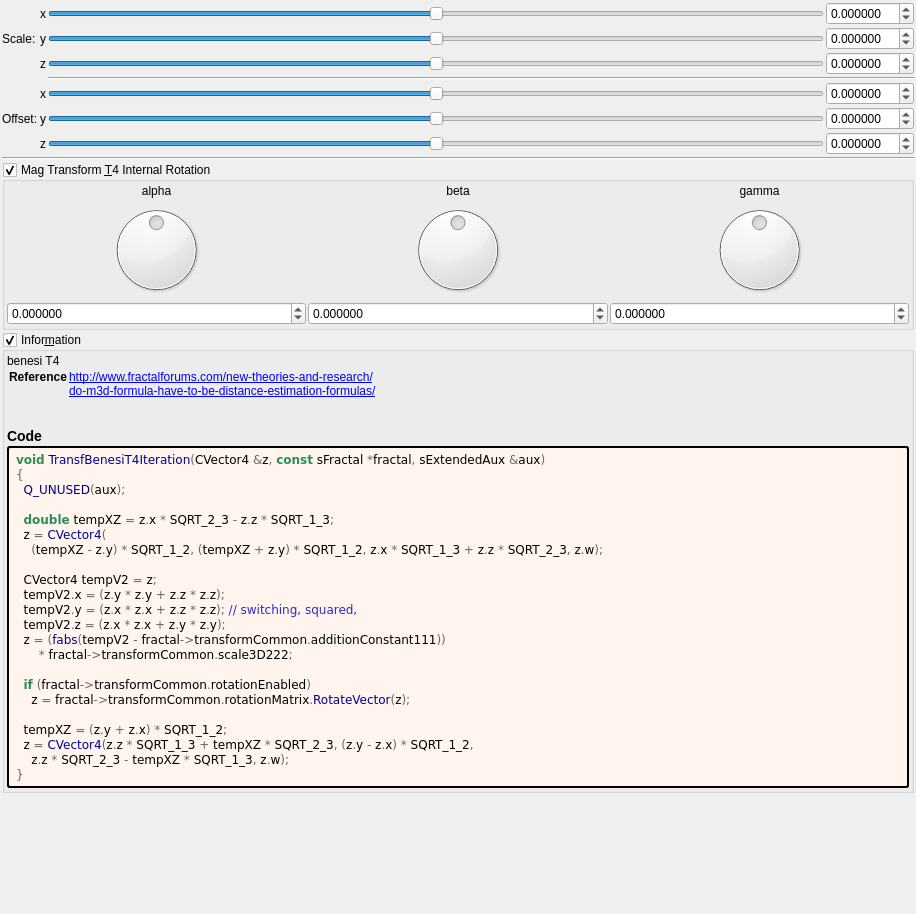
<?xml version="1.0" encoding="UTF-8"?>
<ui version="4.0">
 <class>transf_benesi_t4</class>
 <widget class="QWidget" name="Form">
  <property name="geometry">
   <rect>
    <x>0</x>
    <y>0</y>
    <width>916</width>
    <height>914</height>
   </rect>
  </property>
  <property name="windowTitle">
   <string notr="true">transf_benesi_t4</string>
  </property>
  <layout class="QVBoxLayout" name="verticalLayout">
   <property name="spacing">
    <number>2</number>
   </property>
   <property name="leftMargin">
    <number>2</number>
   </property>
   <property name="topMargin">
    <number>2</number>
   </property>
   <property name="rightMargin">
    <number>2</number>
   </property>
   <property name="bottomMargin">
    <number>2</number>
   </property>
   <item>
    <layout class="QGridLayout" name="gridLayout_63">
     <property name="spacing">
      <number>2</number>
     </property>
     <item row="4" column="4">
      <widget class="MyDoubleSpinBox" name="spinbox3_transf_addition_constant_111_x">
       <property name="sizePolicy">
        <sizepolicy hsizetype="Minimum" vsizetype="Maximum">
         <horstretch>0</horstretch>
         <verstretch>0</verstretch>
        </sizepolicy>
       </property>
       <property name="prefix">
        <string/>
       </property>
       <property name="suffix">
        <string/>
       </property>
       <property name="decimals">
        <number>6</number>
       </property>
       <property name="minimum">
        <double>-99.989999999999995</double>
       </property>
       <property name="maximum">
        <double>99.989999999999995</double>
       </property>
       <property name="singleStep">
        <double>0.100000000000000</double>
       </property>
      </widget>
     </item>
     <item row="1" column="3">
      <widget class="QSlider" name="slider3_transf_scale3D_222_y">
       <property name="sizePolicy">
        <sizepolicy hsizetype="Expanding" vsizetype="Maximum">
         <horstretch>0</horstretch>
         <verstretch>0</verstretch>
        </sizepolicy>
       </property>
       <property name="minimum">
        <number>-5000000</number>
       </property>
       <property name="maximum">
        <number>5000000</number>
       </property>
       <property name="singleStep">
        <number>1</number>
       </property>
       <property name="orientation">
        <enum>Qt::Horizontal</enum>
       </property>
      </widget>
     </item>
     <item row="1" column="2">
      <widget class="QLabel" name="label_254">
       <property name="text">
        <string notr="true">y</string>
       </property>
      </widget>
     </item>
     <item row="4" column="3">
      <widget class="QSlider" name="slider3_transf_addition_constant_111_x">
       <property name="sizePolicy">
        <sizepolicy hsizetype="Preferred" vsizetype="Preferred">
         <horstretch>0</horstretch>
         <verstretch>0</verstretch>
        </sizepolicy>
       </property>
       <property name="minimum">
        <number>-5000000</number>
       </property>
       <property name="maximum">
        <number>5000000</number>
       </property>
       <property name="singleStep">
        <number>1</number>
       </property>
       <property name="orientation">
        <enum>Qt::Horizontal</enum>
       </property>
      </widget>
     </item>
     <item row="2" column="4">
      <widget class="MyDoubleSpinBox" name="spinbox3_transf_scale3D_222_z">
       <property name="sizePolicy">
        <sizepolicy hsizetype="Minimum" vsizetype="Maximum">
         <horstretch>0</horstretch>
         <verstretch>0</verstretch>
        </sizepolicy>
       </property>
       <property name="prefix">
        <string/>
       </property>
       <property name="suffix">
        <string/>
       </property>
       <property name="decimals">
        <number>6</number>
       </property>
       <property name="minimum">
        <double>-99.989999999999995</double>
       </property>
       <property name="maximum">
        <double>99.989999999999995</double>
       </property>
       <property name="singleStep">
        <double>0.100000000000000</double>
       </property>
      </widget>
     </item>
     <item row="5" column="3">
      <widget class="QSlider" name="slider3_transf_addition_constant_111_y">
       <property name="sizePolicy">
        <sizepolicy hsizetype="Expanding" vsizetype="Maximum">
         <horstretch>0</horstretch>
         <verstretch>0</verstretch>
        </sizepolicy>
       </property>
       <property name="minimum">
        <number>-5000000</number>
       </property>
       <property name="maximum">
        <number>5000000</number>
       </property>
       <property name="singleStep">
        <number>1</number>
       </property>
       <property name="orientation">
        <enum>Qt::Horizontal</enum>
       </property>
      </widget>
     </item>
     <item row="1" column="1">
      <widget class="QLabel" name="label_258">
       <property name="text">
        <string>Scale:</string>
       </property>
      </widget>
     </item>
     <item row="2" column="3">
      <widget class="QSlider" name="slider3_transf_scale3D_222_z">
       <property name="sizePolicy">
        <sizepolicy hsizetype="Expanding" vsizetype="Maximum">
         <horstretch>0</horstretch>
         <verstretch>0</verstretch>
        </sizepolicy>
       </property>
       <property name="minimum">
        <number>-5000000</number>
       </property>
       <property name="maximum">
        <number>5000000</number>
       </property>
       <property name="singleStep">
        <number>1</number>
       </property>
       <property name="orientation">
        <enum>Qt::Horizontal</enum>
       </property>
      </widget>
     </item>
     <item row="5" column="1">
      <widget class="QLabel" name="label_255">
       <property name="text">
        <string>Offset:</string>
       </property>
      </widget>
     </item>
     <item row="2" column="2">
      <widget class="QLabel" name="label_256">
       <property name="text">
        <string notr="true">z</string>
       </property>
      </widget>
     </item>
     <item row="1" column="4">
      <widget class="MyDoubleSpinBox" name="spinbox3_transf_scale3D_222_y">
       <property name="sizePolicy">
        <sizepolicy hsizetype="Minimum" vsizetype="Maximum">
         <horstretch>0</horstretch>
         <verstretch>0</verstretch>
        </sizepolicy>
       </property>
       <property name="prefix">
        <string/>
       </property>
       <property name="suffix">
        <string/>
       </property>
       <property name="decimals">
        <number>6</number>
       </property>
       <property name="minimum">
        <double>-99.989999999999995</double>
       </property>
       <property name="maximum">
        <double>99.989999999999995</double>
       </property>
       <property name="singleStep">
        <double>0.100000000000000</double>
       </property>
      </widget>
     </item>
     <item row="0" column="4">
      <widget class="MyDoubleSpinBox" name="spinbox3_transf_scale3D_222_x">
       <property name="sizePolicy">
        <sizepolicy hsizetype="Minimum" vsizetype="Maximum">
         <horstretch>0</horstretch>
         <verstretch>0</verstretch>
        </sizepolicy>
       </property>
       <property name="prefix">
        <string/>
       </property>
       <property name="suffix">
        <string/>
       </property>
       <property name="decimals">
        <number>6</number>
       </property>
       <property name="minimum">
        <double>-99.989999999999995</double>
       </property>
       <property name="maximum">
        <double>99.989999999999995</double>
       </property>
       <property name="singleStep">
        <double>0.100000000000000</double>
       </property>
      </widget>
     </item>
     <item row="5" column="4">
      <widget class="MyDoubleSpinBox" name="spinbox3_transf_addition_constant_111_y">
       <property name="sizePolicy">
        <sizepolicy hsizetype="Minimum" vsizetype="Maximum">
         <horstretch>0</horstretch>
         <verstretch>0</verstretch>
        </sizepolicy>
       </property>
       <property name="prefix">
        <string/>
       </property>
       <property name="suffix">
        <string/>
       </property>
       <property name="decimals">
        <number>6</number>
       </property>
       <property name="minimum">
        <double>-99.989999999999995</double>
       </property>
       <property name="maximum">
        <double>99.989999999999995</double>
       </property>
       <property name="singleStep">
        <double>0.100000000000000</double>
       </property>
      </widget>
     </item>
     <item row="0" column="2">
      <widget class="QLabel" name="label_252">
       <property name="text">
        <string notr="true">x</string>
       </property>
      </widget>
     </item>
     <item row="5" column="2">
      <widget class="QLabel" name="label_260">
       <property name="text">
        <string notr="true">y</string>
       </property>
      </widget>
     </item>
     <item row="6" column="4">
      <widget class="MyDoubleSpinBox" name="spinbox3_transf_addition_constant_111_z">
       <property name="sizePolicy">
        <sizepolicy hsizetype="Minimum" vsizetype="Maximum">
         <horstretch>0</horstretch>
         <verstretch>0</verstretch>
        </sizepolicy>
       </property>
       <property name="prefix">
        <string/>
       </property>
       <property name="suffix">
        <string/>
       </property>
       <property name="decimals">
        <number>6</number>
       </property>
       <property name="minimum">
        <double>-99.989999999999995</double>
       </property>
       <property name="maximum">
        <double>99.989999999999995</double>
       </property>
       <property name="singleStep">
        <double>0.100000000000000</double>
       </property>
      </widget>
     </item>
     <item row="6" column="2">
      <widget class="QLabel" name="label_261">
       <property name="text">
        <string notr="true">z</string>
       </property>
      </widget>
     </item>
     <item row="4" column="2">
      <widget class="QLabel" name="label_259">
       <property name="text">
        <string notr="true">x</string>
       </property>
      </widget>
     </item>
     <item row="0" column="3">
      <widget class="QSlider" name="slider3_transf_scale3D_222_x">
       <property name="sizePolicy">
        <sizepolicy hsizetype="Preferred" vsizetype="Preferred">
         <horstretch>0</horstretch>
         <verstretch>0</verstretch>
        </sizepolicy>
       </property>
       <property name="minimum">
        <number>-5000000</number>
       </property>
       <property name="maximum">
        <number>5000000</number>
       </property>
       <property name="singleStep">
        <number>1</number>
       </property>
       <property name="orientation">
        <enum>Qt::Horizontal</enum>
       </property>
      </widget>
     </item>
     <item row="3" column="3" colspan="2">
      <widget class="Line" name="line_53">
       <property name="orientation">
        <enum>Qt::Horizontal</enum>
       </property>
      </widget>
     </item>
     <item row="6" column="3">
      <widget class="QSlider" name="slider3_transf_addition_constant_111_z">
       <property name="sizePolicy">
        <sizepolicy hsizetype="Expanding" vsizetype="Maximum">
         <horstretch>0</horstretch>
         <verstretch>0</verstretch>
        </sizepolicy>
       </property>
       <property name="minimum">
        <number>-5000000</number>
       </property>
       <property name="maximum">
        <number>5000000</number>
       </property>
       <property name="singleStep">
        <number>1</number>
       </property>
       <property name="orientation">
        <enum>Qt::Horizontal</enum>
       </property>
      </widget>
     </item>
    </layout>
   </item>
   <item>
    <widget class="Line" name="line_55">
     <property name="orientation">
      <enum>Qt::Horizontal</enum>
     </property>
    </widget>
   </item>
   <item>
    <widget class="MyGroupBox" name="groupCheck_transf_rotation_enabled">
     <property name="title">
      <string>Mag Transform &amp;T4 Internal Rotation</string>
     </property>
     <property name="checkable">
      <bool>true</bool>
     </property>
     <layout class="QVBoxLayout" name="verticalLayout_8" stretch="0">
      <property name="spacing">
       <number>2</number>
      </property>
      <property name="leftMargin">
       <number>2</number>
      </property>
      <property name="topMargin">
       <number>2</number>
      </property>
      <property name="rightMargin">
       <number>2</number>
      </property>
      <property name="bottomMargin">
       <number>2</number>
      </property>
      <item>
       <layout class="QGridLayout" name="gridLayout_10">
        <property name="spacing">
         <number>2</number>
        </property>
        <item row="1" column="2">
         <widget class="QLabel" name="label_36">
          <property name="text">
           <string notr="true">gamma</string>
          </property>
          <property name="alignment">
           <set>Qt::AlignCenter</set>
          </property>
         </widget>
        </item>
        <item row="1" column="1">
         <widget class="QLabel" name="label_34">
          <property name="text">
           <string notr="true">beta</string>
          </property>
          <property name="alignment">
           <set>Qt::AlignCenter</set>
          </property>
         </widget>
        </item>
        <item row="1" column="0">
         <widget class="QLabel" name="label_35">
          <property name="text">
           <string notr="true">alpha</string>
          </property>
          <property name="alignment">
           <set>Qt::AlignCenter</set>
          </property>
         </widget>
        </item>
        <item row="2" column="1">
         <widget class="QDial" name="dial3_transf_rotation_y">
          <property name="minimum">
           <number>-18000</number>
          </property>
          <property name="maximum">
           <number>18000</number>
          </property>
          <property name="wrapping">
           <bool>true</bool>
          </property>
         </widget>
        </item>
        <item row="2" column="2">
         <widget class="QDial" name="dial3_transf_rotation_z">
          <property name="minimum">
           <number>-18000</number>
          </property>
          <property name="maximum">
           <number>18000</number>
          </property>
          <property name="wrapping">
           <bool>true</bool>
          </property>
         </widget>
        </item>
        <item row="3" column="0">
         <widget class="MyDoubleSpinBox" name="spinboxd3_transf_rotation_x">
          <property name="sizePolicy">
           <sizepolicy hsizetype="Minimum" vsizetype="Maximum">
            <horstretch>0</horstretch>
            <verstretch>0</verstretch>
           </sizepolicy>
          </property>
          <property name="prefix">
           <string/>
          </property>
          <property name="suffix">
           <string/>
          </property>
          <property name="decimals">
           <number>6</number>
          </property>
          <property name="minimum">
           <double>-180.000000000000000</double>
          </property>
          <property name="maximum">
           <double>180.000000000000000</double>
          </property>
          <property name="singleStep">
           <double>1.000000000000000</double>
          </property>
         </widget>
        </item>
        <item row="2" column="0">
         <widget class="QDial" name="dial3_transf_rotation_x">
          <property name="minimum">
           <number>-18000</number>
          </property>
          <property name="maximum">
           <number>18000</number>
          </property>
          <property name="wrapping">
           <bool>true</bool>
          </property>
         </widget>
        </item>
        <item row="3" column="2">
         <widget class="MyDoubleSpinBox" name="spinboxd3_transf_rotation_z">
          <property name="sizePolicy">
           <sizepolicy hsizetype="Minimum" vsizetype="Maximum">
            <horstretch>0</horstretch>
            <verstretch>0</verstretch>
           </sizepolicy>
          </property>
          <property name="prefix">
           <string/>
          </property>
          <property name="suffix">
           <string/>
          </property>
          <property name="decimals">
           <number>6</number>
          </property>
          <property name="minimum">
           <double>-180.000000000000000</double>
          </property>
          <property name="maximum">
           <double>180.000000000000000</double>
          </property>
          <property name="singleStep">
           <double>1.000000000000000</double>
          </property>
         </widget>
        </item>
        <item row="3" column="1">
         <widget class="MyDoubleSpinBox" name="spinboxd3_transf_rotation_y">
          <property name="sizePolicy">
           <sizepolicy hsizetype="Minimum" vsizetype="Maximum">
            <horstretch>0</horstretch>
            <verstretch>0</verstretch>
           </sizepolicy>
          </property>
          <property name="prefix">
           <string/>
          </property>
          <property name="suffix">
           <string/>
          </property>
          <property name="decimals">
           <number>6</number>
          </property>
          <property name="minimum">
           <double>-180.000000000000000</double>
          </property>
          <property name="maximum">
           <double>180.000000000000000</double>
          </property>
          <property name="singleStep">
           <double>1.000000000000000</double>
          </property>
         </widget>
        </item>
       </layout>
      </item>
     </layout>
    </widget>
   </item>
   <item>
    <widget class="MyGroupBox" name="groupCheck_info">
     <property name="title">
      <string>Infor&amp;mation</string>
     </property>
     <property name="flat">
      <bool>false</bool>
     </property>
     <property name="checkable">
      <bool>true</bool>
     </property>
     <layout class="QVBoxLayout" name="verticalLayout_2">
      <property name="spacing">
       <number>2</number>
      </property>
      <property name="leftMargin">
       <number>2</number>
      </property>
      <property name="topMargin">
       <number>2</number>
      </property>
      <property name="rightMargin">
       <number>2</number>
      </property>
      <property name="bottomMargin">
       <number>2</number>
      </property>
      <item>
	   <widget class="QLabel" name="label_information_general">
	    <property name="text">
		 <string notr="true">&lt;p&gt;benesi T4&lt;/p&gt;&lt;table&gt;
&lt;tr&gt;&lt;th&gt;Reference&lt;/th&gt;&lt;td&gt;&lt;a href=&quot;http://www.fractalforums.com/new-theories-and-research/&quot;&gt;http://www.fractalforums.com/new-theories-and-research/&lt;br&gt;
&lt;a href=&quot;do-m3d-formula-have-to-be-distance-estimation-formulas/&quot;&gt;do-m3d-formula-have-to-be-distance-estimation-formulas/&lt;br&gt;
&lt;/td&gt;&lt;/tr&gt;
&lt;/table&gt;
&lt;h3&gt;Code&lt;/h3&gt;</string>
		</property>
		<property name="wordWrap">
		 <bool>true</bool>
		</property>
		<property name="openExternalLinks">
		 <bool>true</bool>
		</property>
		<property name="textInteractionFlags">
		 <set>Qt::LinksAccessibleByMouse|Qt::TextSelectableByMouse</set>
		</property>
		</widget>
	   </item>
	   <item>
	    <widget class="QLabel" name="label_code_content">
		 <property name="text">
		  <string notr="true">&lt;body style=&quot;background-color:#fff5ee&quot;&gt;
&lt;pre style=&quot;color:#000000; background-color:#fff5ee;  font-family:'Courier New',monospace;&quot;&gt;&lt;span style=&quot;color:#2e8b57; font-weight:bold&quot;&gt;void&lt;/span&gt; &lt;span style=&quot;color:#00008f&quot;&gt;TransfBenesiT4Iteration&lt;/span&gt;&lt;span style=&quot;color:#676767&quot;&gt;(&lt;/span&gt;CVector4 &lt;span style=&quot;color:#676767&quot;&gt;&amp;amp;&lt;/span&gt;z&lt;span style=&quot;color:#676767&quot;&gt;,&lt;/span&gt; &lt;span style=&quot;color:#2e8b57; font-weight:bold&quot;&gt;const&lt;/span&gt; sFractal &lt;span style=&quot;color:#676767&quot;&gt;*&lt;/span&gt;fractal&lt;span style=&quot;color:#676767&quot;&gt;,&lt;/span&gt; sExtendedAux &lt;span style=&quot;color:#676767&quot;&gt;&amp;amp;&lt;/span&gt;aux&lt;span style=&quot;color:#676767&quot;&gt;)&lt;/span&gt;
&lt;span style=&quot;color:#676767&quot;&gt;{&lt;/span&gt;
  &lt;span style=&quot;color:#00008f&quot;&gt;Q_UNUSED&lt;/span&gt;&lt;span style=&quot;color:#676767&quot;&gt;(&lt;/span&gt;aux&lt;span style=&quot;color:#676767&quot;&gt;);&lt;/span&gt;

  &lt;span style=&quot;color:#2e8b57; font-weight:bold&quot;&gt;double&lt;/span&gt; tempXZ &lt;span style=&quot;color:#676767&quot;&gt;=&lt;/span&gt; z&lt;span style=&quot;color:#676767&quot;&gt;.&lt;/span&gt;x &lt;span style=&quot;color:#676767&quot;&gt;*&lt;/span&gt; SQRT_2_3 &lt;span style=&quot;color:#676767&quot;&gt;-&lt;/span&gt; z&lt;span style=&quot;color:#676767&quot;&gt;.&lt;/span&gt;z &lt;span style=&quot;color:#676767&quot;&gt;*&lt;/span&gt; SQRT_1_3&lt;span style=&quot;color:#676767&quot;&gt;;&lt;/span&gt;
  z &lt;span style=&quot;color:#676767&quot;&gt;=&lt;/span&gt; &lt;span style=&quot;color:#00008f&quot;&gt;CVector4&lt;/span&gt;&lt;span style=&quot;color:#676767&quot;&gt;(&lt;/span&gt;
    &lt;span style=&quot;color:#676767&quot;&gt;(&lt;/span&gt;tempXZ &lt;span style=&quot;color:#676767&quot;&gt;-&lt;/span&gt; z&lt;span style=&quot;color:#676767&quot;&gt;.&lt;/span&gt;y&lt;span style=&quot;color:#676767&quot;&gt;) *&lt;/span&gt; SQRT_1_2&lt;span style=&quot;color:#676767&quot;&gt;, (&lt;/span&gt;tempXZ &lt;span style=&quot;color:#676767&quot;&gt;+&lt;/span&gt; z&lt;span style=&quot;color:#676767&quot;&gt;.&lt;/span&gt;y&lt;span style=&quot;color:#676767&quot;&gt;) *&lt;/span&gt; SQRT_1_2&lt;span style=&quot;color:#676767&quot;&gt;,&lt;/span&gt; z&lt;span style=&quot;color:#676767&quot;&gt;.&lt;/span&gt;x &lt;span style=&quot;color:#676767&quot;&gt;*&lt;/span&gt; SQRT_1_3 &lt;span style=&quot;color:#676767&quot;&gt;+&lt;/span&gt; z&lt;span style=&quot;color:#676767&quot;&gt;.&lt;/span&gt;z &lt;span style=&quot;color:#676767&quot;&gt;*&lt;/span&gt; SQRT_2_3&lt;span style=&quot;color:#676767&quot;&gt;,&lt;/span&gt; z&lt;span style=&quot;color:#676767&quot;&gt;.&lt;/span&gt;w&lt;span style=&quot;color:#676767&quot;&gt;);&lt;/span&gt;

  CVector4 tempV2 &lt;span style=&quot;color:#676767&quot;&gt;=&lt;/span&gt; z&lt;span style=&quot;color:#676767&quot;&gt;;&lt;/span&gt;
  tempV2&lt;span style=&quot;color:#676767&quot;&gt;.&lt;/span&gt;x &lt;span style=&quot;color:#676767&quot;&gt;= (&lt;/span&gt;z&lt;span style=&quot;color:#676767&quot;&gt;.&lt;/span&gt;y &lt;span style=&quot;color:#676767&quot;&gt;*&lt;/span&gt; z&lt;span style=&quot;color:#676767&quot;&gt;.&lt;/span&gt;y &lt;span style=&quot;color:#676767&quot;&gt;+&lt;/span&gt; z&lt;span style=&quot;color:#676767&quot;&gt;.&lt;/span&gt;z &lt;span style=&quot;color:#676767&quot;&gt;*&lt;/span&gt; z&lt;span style=&quot;color:#676767&quot;&gt;.&lt;/span&gt;z&lt;span style=&quot;color:#676767&quot;&gt;);&lt;/span&gt;
  tempV2&lt;span style=&quot;color:#676767&quot;&gt;.&lt;/span&gt;y &lt;span style=&quot;color:#676767&quot;&gt;= (&lt;/span&gt;z&lt;span style=&quot;color:#676767&quot;&gt;.&lt;/span&gt;x &lt;span style=&quot;color:#676767&quot;&gt;*&lt;/span&gt; z&lt;span style=&quot;color:#676767&quot;&gt;.&lt;/span&gt;x &lt;span style=&quot;color:#676767&quot;&gt;+&lt;/span&gt; z&lt;span style=&quot;color:#676767&quot;&gt;.&lt;/span&gt;z &lt;span style=&quot;color:#676767&quot;&gt;*&lt;/span&gt; z&lt;span style=&quot;color:#676767&quot;&gt;.&lt;/span&gt;z&lt;span style=&quot;color:#676767&quot;&gt;);&lt;/span&gt; &lt;span style=&quot;color:#2929cc&quot;&gt;// switching, squared,&lt;/span&gt;
  tempV2&lt;span style=&quot;color:#676767&quot;&gt;.&lt;/span&gt;z &lt;span style=&quot;color:#676767&quot;&gt;= (&lt;/span&gt;z&lt;span style=&quot;color:#676767&quot;&gt;.&lt;/span&gt;x &lt;span style=&quot;color:#676767&quot;&gt;*&lt;/span&gt; z&lt;span style=&quot;color:#676767&quot;&gt;.&lt;/span&gt;x &lt;span style=&quot;color:#676767&quot;&gt;+&lt;/span&gt; z&lt;span style=&quot;color:#676767&quot;&gt;.&lt;/span&gt;y &lt;span style=&quot;color:#676767&quot;&gt;*&lt;/span&gt; z&lt;span style=&quot;color:#676767&quot;&gt;.&lt;/span&gt;y&lt;span style=&quot;color:#676767&quot;&gt;);&lt;/span&gt;
  z &lt;span style=&quot;color:#676767&quot;&gt;= (&lt;/span&gt;&lt;span style=&quot;color:#00008f&quot;&gt;fabs&lt;/span&gt;&lt;span style=&quot;color:#676767&quot;&gt;(&lt;/span&gt;tempV2 &lt;span style=&quot;color:#676767&quot;&gt;-&lt;/span&gt; fractal&lt;span style=&quot;color:#676767&quot;&gt;-&amp;gt;&lt;/span&gt;transformCommon&lt;span style=&quot;color:#676767&quot;&gt;.&lt;/span&gt;additionConstant111&lt;span style=&quot;color:#676767&quot;&gt;))&lt;/span&gt;
      &lt;span style=&quot;color:#676767&quot;&gt;*&lt;/span&gt; fractal&lt;span style=&quot;color:#676767&quot;&gt;-&amp;gt;&lt;/span&gt;transformCommon&lt;span style=&quot;color:#676767&quot;&gt;.&lt;/span&gt;scale3D222&lt;span style=&quot;color:#676767&quot;&gt;;&lt;/span&gt;

  &lt;span style=&quot;color:#2e8b57; font-weight:bold&quot;&gt;if&lt;/span&gt; &lt;span style=&quot;color:#676767&quot;&gt;(&lt;/span&gt;fractal&lt;span style=&quot;color:#676767&quot;&gt;-&amp;gt;&lt;/span&gt;transformCommon&lt;span style=&quot;color:#676767&quot;&gt;.&lt;/span&gt;rotationEnabled&lt;span style=&quot;color:#676767&quot;&gt;)&lt;/span&gt;
    z &lt;span style=&quot;color:#676767&quot;&gt;=&lt;/span&gt; fractal&lt;span style=&quot;color:#676767&quot;&gt;-&amp;gt;&lt;/span&gt;transformCommon&lt;span style=&quot;color:#676767&quot;&gt;.&lt;/span&gt;rotationMatrix&lt;span style=&quot;color:#676767&quot;&gt;.&lt;/span&gt;&lt;span style=&quot;color:#00008f&quot;&gt;RotateVector&lt;/span&gt;&lt;span style=&quot;color:#676767&quot;&gt;(&lt;/span&gt;z&lt;span style=&quot;color:#676767&quot;&gt;);&lt;/span&gt;

  tempXZ &lt;span style=&quot;color:#676767&quot;&gt;= (&lt;/span&gt;z&lt;span style=&quot;color:#676767&quot;&gt;.&lt;/span&gt;y &lt;span style=&quot;color:#676767&quot;&gt;+&lt;/span&gt; z&lt;span style=&quot;color:#676767&quot;&gt;.&lt;/span&gt;x&lt;span style=&quot;color:#676767&quot;&gt;) *&lt;/span&gt; SQRT_1_2&lt;span style=&quot;color:#676767&quot;&gt;;&lt;/span&gt;
  z &lt;span style=&quot;color:#676767&quot;&gt;=&lt;/span&gt; &lt;span style=&quot;color:#00008f&quot;&gt;CVector4&lt;/span&gt;&lt;span style=&quot;color:#676767&quot;&gt;(&lt;/span&gt;z&lt;span style=&quot;color:#676767&quot;&gt;.&lt;/span&gt;z &lt;span style=&quot;color:#676767&quot;&gt;*&lt;/span&gt; SQRT_1_3 &lt;span style=&quot;color:#676767&quot;&gt;+&lt;/span&gt; tempXZ &lt;span style=&quot;color:#676767&quot;&gt;*&lt;/span&gt; SQRT_2_3&lt;span style=&quot;color:#676767&quot;&gt;, (&lt;/span&gt;z&lt;span style=&quot;color:#676767&quot;&gt;.&lt;/span&gt;y &lt;span style=&quot;color:#676767&quot;&gt;-&lt;/span&gt; z&lt;span style=&quot;color:#676767&quot;&gt;.&lt;/span&gt;x&lt;span style=&quot;color:#676767&quot;&gt;) *&lt;/span&gt; SQRT_1_2&lt;span style=&quot;color:#676767&quot;&gt;,&lt;/span&gt;
    z&lt;span style=&quot;color:#676767&quot;&gt;.&lt;/span&gt;z &lt;span style=&quot;color:#676767&quot;&gt;*&lt;/span&gt; SQRT_2_3 &lt;span style=&quot;color:#676767&quot;&gt;-&lt;/span&gt; tempXZ &lt;span style=&quot;color:#676767&quot;&gt;*&lt;/span&gt; SQRT_1_3&lt;span style=&quot;color:#676767&quot;&gt;,&lt;/span&gt; z&lt;span style=&quot;color:#676767&quot;&gt;.&lt;/span&gt;w&lt;span style=&quot;color:#676767&quot;&gt;);&lt;/span&gt;
&lt;span style=&quot;color:#676767&quot;&gt;}&lt;/span&gt;
&lt;/pre&gt;
&lt;/body&gt;</string>
		 </property>
		 <property name="wordWrap">
		  <bool>true</bool>
		 </property>
		 <property name="openExternalLinks">
		  <bool>true</bool>
		 </property>
		 <property name="textInteractionFlags">
		  <set>Qt::LinksAccessibleByMouse|Qt::TextSelectableByMouse</set>
		 </property>
		 <property name="styleSheet">
		  <string notr="true">border-style: outset; border-width: 2px; border-radius: 3px; border-color: black; background-color: #fff5ee; padding: 4px;</string>
		  </property>
		 </widget>
		</item>
	   </layout>
    </widget>
   </item>
   <item>
    <spacer name="verticalSpacer">
     <property name="orientation">
      <enum>Qt::Vertical</enum>
     </property>
     <property name="sizeHint" stdset="0">
      <size>
       <width>20</width>
       <height>40</height>
      </size>
     </property>
    </spacer>
   </item>
  </layout>
 </widget>
 <customwidgets>
  <customwidget>
   <class>MyDoubleSpinBox</class>
   <extends>QDoubleSpinBox</extends>
   <header>my_double_spin_box.h</header>
  </customwidget>
  <customwidget>
   <class>MyGroupBox</class>
   <extends>QGroupBox</extends>
   <header>my_group_box.h</header>
   <container>1</container>
  </customwidget>
 </customwidgets>
 <tabstops>
  <tabstop>slider3_transf_scale3D_222_x</tabstop>
  <tabstop>spinbox3_transf_scale3D_222_x</tabstop>
  <tabstop>slider3_transf_scale3D_222_y</tabstop>
  <tabstop>spinbox3_transf_scale3D_222_y</tabstop>
  <tabstop>slider3_transf_scale3D_222_z</tabstop>
  <tabstop>spinbox3_transf_scale3D_222_z</tabstop>
  <tabstop>slider3_transf_addition_constant_111_x</tabstop>
  <tabstop>spinbox3_transf_addition_constant_111_x</tabstop>
  <tabstop>slider3_transf_addition_constant_111_y</tabstop>
  <tabstop>spinbox3_transf_addition_constant_111_y</tabstop>
  <tabstop>slider3_transf_addition_constant_111_z</tabstop>
  <tabstop>spinbox3_transf_addition_constant_111_z</tabstop>
  <tabstop>groupCheck_transf_rotation_enabled</tabstop>
  <tabstop>dial3_transf_rotation_x</tabstop>
  <tabstop>dial3_transf_rotation_y</tabstop>
  <tabstop>dial3_transf_rotation_z</tabstop>
  <tabstop>spinboxd3_transf_rotation_x</tabstop>
  <tabstop>spinboxd3_transf_rotation_y</tabstop>
  <tabstop>spinboxd3_transf_rotation_z</tabstop>
  <tabstop>groupCheck_info</tabstop>
 </tabstops>
 <resources/>
 <connections/>
</ui>
